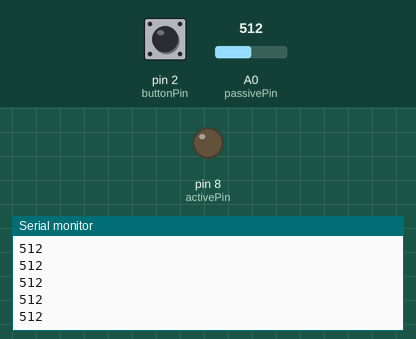
The sketch below on a simulated Arduino Uno, built with avr-gcc and run on an emulated ATmega328P. Shown: output pins drawn as LEDs (lit = HIGH), the last lines printed to the serial monitor. Inputs (shaded band) come from the test bench; at power-on: pin 2 (buttonPin) HIGH, A0 (passivePin) = 512.

Above: at 1.2 s.
1.3 s: pin 2 (buttonPin) pulled LOW for 0.15 s
4.4 s: pin 2 (buttonPin) pulled LOW for 3.2 s
At 5.2 s:
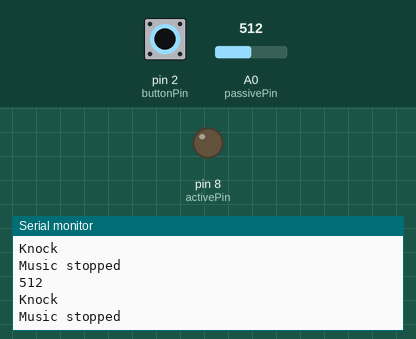
9.1 s: pin 2 (buttonPin) driven LOW
At 9.7 s:
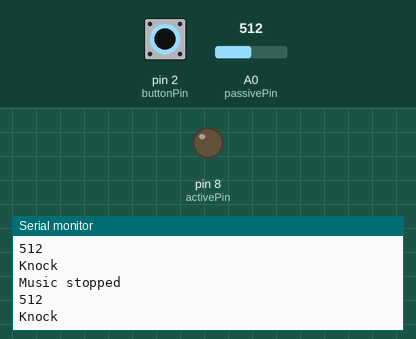
12.1 s: pin 2 (buttonPin) pulsed HIGH 2 times (0.12 s each, 0.3 s apart)
15.7 s: A0 (passivePin) set to 1023
At 16.4 s:
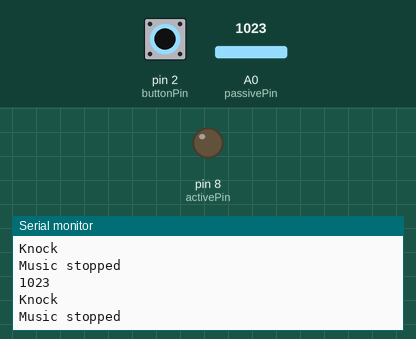

Measured:
- after the input at 15.7 s, the serial monitor: prints a new line after 0.07 s (image 3)

The sketch:

knockDetectorBuzzers.ino
```cpp
const int passivePin = A0;
const int activePin = 8;
const int buttonPin = 2;
const int threshold = 7;

int sensorValue = 0;
int buttonState = 1;
int readingButton;
int songPlaying = 0;
int lastButtonState = 1;
int knockTime;  //the time when the knock was detected

unsigned long lastDebounceTime = 0;
unsigned long debounceDelay = 50;


void setup() {

  pinMode(passivePin, INPUT);
  pinMode(activePin, OUTPUT);
  pinMode(buttonPin, INPUT_PULLUP);
  Serial.begin(9600);
}

void loop() {
  sensorValue=analogRead(passivePin);
  if(sensorValue != 0)
  Serial.println(sensorValue);

  if(sensorValue >= threshold && songPlaying == 0) {
    Serial.println("Knock");
    knockTime = millis();
    songPlaying = 1;
  }

  if(millis()-knockTime >= 5000 && songPlaying == 1)
    tone(activePin,500);

  readingButton = digitalRead(buttonPin);
  if(readingButton != lastButtonState) {
    lastDebounceTime = millis();
  }

  if( (millis() - lastDebounceTime) > debounceDelay) {
    if(readingButton != buttonState) {
      buttonState = readingButton;
    }
    if(buttonState == 0 && songPlaying == 1) {
      noTone(activePin);
      Serial.println("Music stopped");
      songPlaying = 0;
    }

  }
  lastButtonState = readingButton;

}
```
